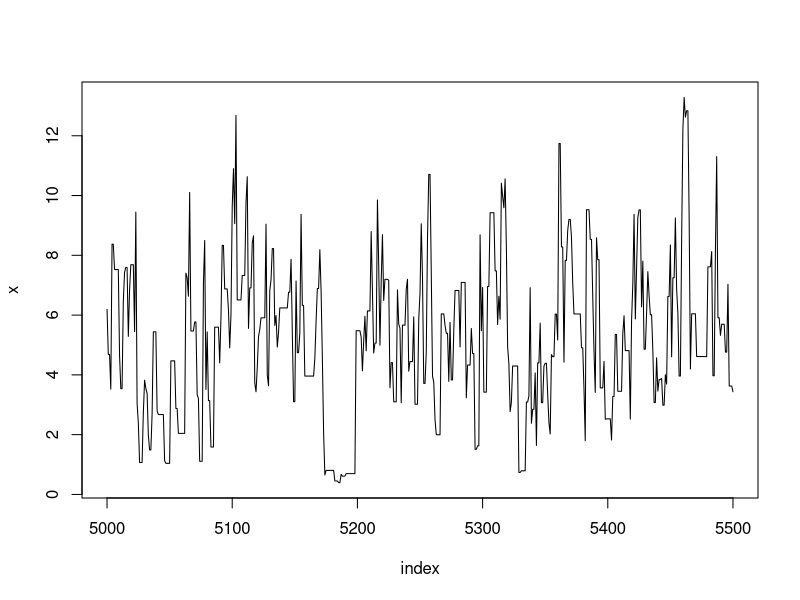
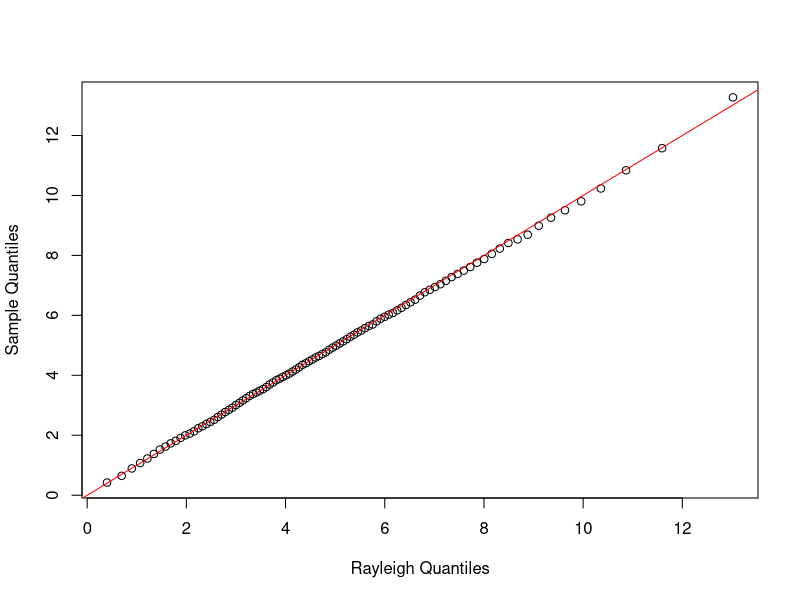
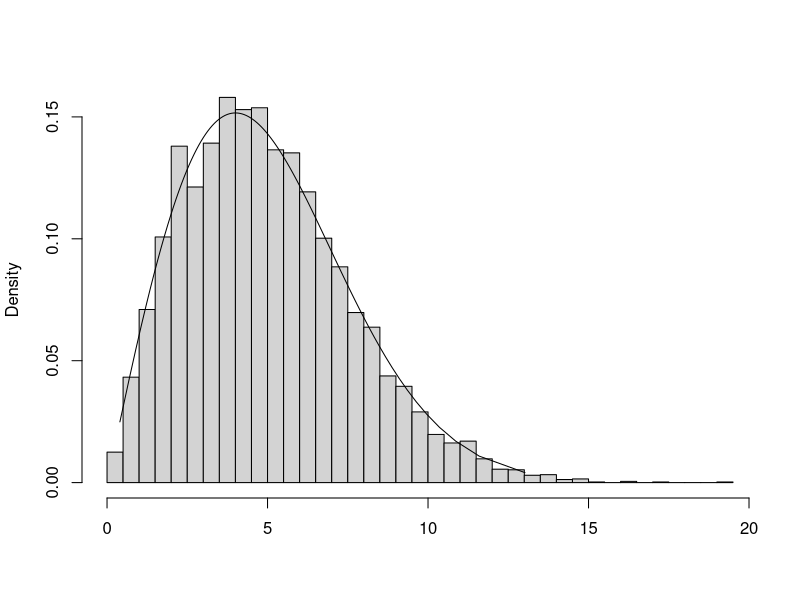

Generate these figures, in order, with R: (Note: this script raises an error after producing the figures.)
#########################################
###   R code for Chapter 9 Examples   ###
#########################################

### Example 9.1 (Metropolis-Hastings sampler)

    f <- function(x, sigma) {
        if (any(x < 0)) return (0)
        stopifnot(sigma > 0)
        return((x / sigma^2) * exp(-x^2 / (2*sigma^2)))
    }

    m <- 10000
    sigma <- 4
    x <- numeric(m)
    x[1] <- rchisq(1, df=1)
    k <- 0
    u <- runif(m)

    for (i in 2:m) {
        xt <- x[i-1]
        y <- rchisq(1, df = xt)
        num <- f(y, sigma) * dchisq(xt, df = y)
        den <- f(xt, sigma) * dchisq(y, df = xt)
        if (u[i] <= num/den) x[i] <- y else {
             x[i] <- xt
             k <- k+1     #y is rejected
             }
        }

    print(k)

    index <- 5000:5500
    y1 <- x[index]
    plot(index, y1, type="l", main="", ylab="x")


### Example 9.2 (Example 9.1, cont.)

    b <- 2001      #discard the burnin sample
    y <- x[b:m]
    a <- ppoints(100)
    QR <- sigma * sqrt(-2 * log(1 - a))  #quantiles of Rayleigh
    Q <- quantile(x, a)

    qqplot(QR, Q, main="",
        xlab="Rayleigh Quantiles", ylab="Sample Quantiles")
    abline(0,1, col='red')
    hist(y, breaks="scott", main="", xlab="", freq=FALSE)
    lines(QR, f(QR, 4))


### Example 9.3 (Random walk Metropolis) 

    rw.Metropolis <- function(n, sigma, x0, N) {
        x <- numeric(N)
        x[1] <- x0
        u <- runif(N)
        k <- 0
        for (i in 2:N) {
            y <- rnorm(1, x[i-1], sigma)
                if (u[i] <= (dt(y, n) / dt(x[i-1], n)))
                x[i] <- y  else {
                    x[i] <- x[i-1]
                    k <- k + 1
                }
            }
        return(list(x=x, k=k))
        }

    
    n <- 4  #degrees of freedom for target Student t dist.
    N <- 2000
    sigma <- c(.05, .5, 2,  16)

    x0 <- 25
    rw1 <- rw.Metropolis(n, sigma[1], x0, N)
    rw2 <- rw.Metropolis(n, sigma[2], x0, N)
    rw3 <- rw.Metropolis(n, sigma[3], x0, N)
    rw4 <- rw.Metropolis(n, sigma[4], x0, N)

    #number of candidate points rejected
    print(c(rw1$k, rw2$k, rw3$k, rw4$k))
    ## rejection rate
    print(c(rw1$k, rw2$k, rw3$k, rw4$k)/N)
    
    # paths
    ## individual
    par(mfrow=c(2,2))
    plot(rw1$x, type='l', ylim=y.lim)
    plot(rw2$x, type='l', ylim=y.lim)
    plot(rw3$x, type='l', ylim=y.lim)
    plot(rw4$x, type='l', ylim=y.lim)
    
    ## comparative
    y.lim=range(c(rw1$x, rw2$x, rw3$x, rw4$x))
    plot(rw1$x, type='l', ylim=y.lim)
    plot(rw2$x, type='l', ylim=y.lim)
    plot(rw3$x, type='l', ylim=y.lim)
    plot(rw4$x, type='l', ylim=y.lim)
    
    dev.off()

# ### Code for Figure 9.3
# 
#     par(mfrow=c(2,2))  #display 4 graphs together
#     refline <- qt(c(.025, .975), df=n)
#     rw <- cbind(rw1$x, rw2$x, rw3$x,  rw4$x)
#     for (j in 1:4) {
#         plot(rw[,j], type="l",
#              xlab=bquote(sigma == .(round(sigma[j],3))),
#              ylab="X", ylim=range(rw[,j]))
#         abline(h=refline)
#     }
#     par(mfrow=c(1,1)) #reset to default


### Example 9.4 (Example 9.3, cont.)

    a <- c(.05, seq(.1, .9, .1), .95)
    Q <- qt(a, n)
    rw <- cbind(rw1$x, rw2$x, rw3$x, rw4$x)
    mc <- rw[501:N, ]
    Qrw <- apply(mc, 2, function(x) quantile(x, a))
    print(round(cbind(Q, Qrw), 3))
    
    plot(a,Q, type='l',lwd=2)
    for(i in 1:4){
      lines(a,Qrw[,i],col=i+1)
    }
    legend('topleft',legend=1:4, lty=1, col=2:5)
    # xtable::xtable(round(cbind(Q, Qrw), 3)) #latex format

### Code for Figures 9.4(a) and 9.4(b)

    plot(x, type="l")
    abline(h=b, v=501, lty=3)
    xb <- x[- (1:501)]
    hist(xb, prob=TRUE, xlab=bquote(beta), ylab="X", main="")
    z <- seq(min(xb), max(xb), length=100)
    lines(z, dnorm(z, mean(xb), sd(xb)))


### Example 9.5 (Bayesian inference: A simple investment model)

    b <- .2          #actual value of beta
    w <- .25         #width of the uniform support set
    m <- 5000        #length of the chain
    burn <- 1000     #burn-in time
    days <- 250
    x <- numeric(m)  #the chain

    # generate the observed frequencies of winners
    i <- sample(1:5, size=days, replace=TRUE,
            prob=c(1, 1-b, 1-2*b, 2*b, b))
    win <- tabulate(i)
    print(win)

    prob <- function(y, win) {
        # computes (without the constant) the target density
        if (y < 0 || y >= 0.5)
            return (0)
        return((1/3)^win[1] *
            ((1-y)/3)^win[2] * ((1-2*y)/3)^win[3] *
                ((2*y)/3)^win[4] * (y/3)^win[5])
    }

    u <- runif(m)         #for accept/reject step
    v <- runif(m, -w, w)  #proposal distribution
    x[1] <- .25
    for (i in 2:m) {
        y <- x[i-1] + v[i]
        if (u[i] <= prob(y, win) / prob(x[i-1], win))
            x[i] <- y  else
                x[i] <- x[i-1]
    }

    print(win)
    print(round(win/days, 3))
    print(round(c(1, 1-b, 1-2*b, 2*b, b)/3, 3))
    xb <- x[(burn+1):m]
    print(mean(xb))
    
